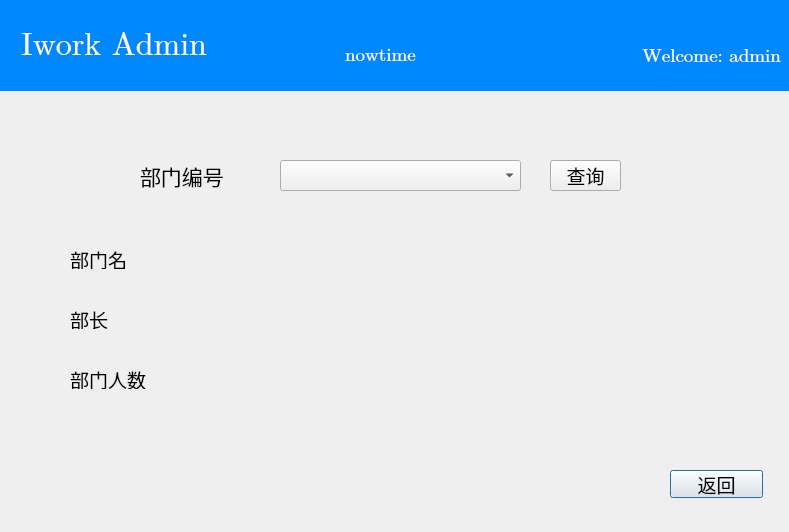
<?xml version="1.0" encoding="UTF-8"?>
<ui version="4.0">
 <class>depfind</class>
 <widget class="QDialog" name="depfind">
  <property name="geometry">
   <rect>
    <x>0</x>
    <y>0</y>
    <width>789</width>
    <height>532</height>
   </rect>
  </property>
  <property name="minimumSize">
   <size>
    <width>0</width>
    <height>16</height>
   </size>
  </property>
  <property name="windowTitle">
   <string>Dialog</string>
  </property>
  <widget class="QPushButton" name="pushButton">
   <property name="geometry">
    <rect>
     <x>670</x>
     <y>470</y>
     <width>93</width>
     <height>28</height>
    </rect>
   </property>
   <property name="font">
    <font>
     <family>楷体</family>
     <pointsize>14</pointsize>
    </font>
   </property>
   <property name="text">
    <string>返回</string>
   </property>
  </widget>
  <widget class="QLabel" name="inf">
   <property name="geometry">
    <rect>
     <x>480</x>
     <y>20</y>
     <width>301</width>
     <height>71</height>
    </rect>
   </property>
   <property name="font">
    <font>
     <family>Cambria Math</family>
     <pointsize>14</pointsize>
    </font>
   </property>
   <property name="layoutDirection">
    <enum>Qt::RightToLeft</enum>
   </property>
   <property name="styleSheet">
    <string notr="true">QLabel#inf{
	background-color: #0088ff; 
	color: #ffffff;
	min-width:30px;
	min-height:30px;
}</string>
   </property>
   <property name="text">
    <string>Welcome: admin</string>
   </property>
   <property name="alignment">
    <set>Qt::AlignRight|Qt::AlignTrailing|Qt::AlignVCenter</set>
   </property>
  </widget>
  <widget class="QLabel" name="title">
   <property name="geometry">
    <rect>
     <x>0</x>
     <y>0</y>
     <width>801</width>
     <height>91</height>
    </rect>
   </property>
   <property name="font">
    <font>
     <family>Cambria Math</family>
     <pointsize>24</pointsize>
    </font>
   </property>
   <property name="contextMenuPolicy">
    <enum>Qt::CustomContextMenu</enum>
   </property>
   <property name="styleSheet">
    <string notr="true">QLabel#title{
	background-color: #0088ff; 
	color: #ffffff;
	min-width:30px;
	min-height:30px;
}</string>
   </property>
   <property name="text">
    <string>  Iwork Admin</string>
   </property>
  </widget>
  <widget class="QLabel" name="tstr">
   <property name="geometry">
    <rect>
     <x>260</x>
     <y>40</y>
     <width>241</width>
     <height>30</height>
    </rect>
   </property>
   <property name="font">
    <font>
     <family>Cambria Math</family>
     <pointsize>14</pointsize>
    </font>
   </property>
   <property name="styleSheet">
    <string notr="true">QLabel#tstr{
	background-color: #0088ff; 
	color: #ffffff;
	min-width:30px;
	min-height:30px;
}</string>
   </property>
   <property name="text">
    <string>nowtime</string>
   </property>
   <property name="alignment">
    <set>Qt::AlignCenter</set>
   </property>
  </widget>
  <widget class="QLabel" name="ed">
   <property name="geometry">
    <rect>
     <x>70</x>
     <y>370</y>
     <width>101</width>
     <height>19</height>
    </rect>
   </property>
   <property name="font">
    <font>
     <family>楷体</family>
     <pointsize>14</pointsize>
    </font>
   </property>
   <property name="text">
    <string>部门人数</string>
   </property>
  </widget>
  <widget class="QLabel" name="nd">
   <property name="geometry">
    <rect>
     <x>70</x>
     <y>250</y>
     <width>69</width>
     <height>19</height>
    </rect>
   </property>
   <property name="font">
    <font>
     <family>楷体</family>
     <pointsize>14</pointsize>
    </font>
   </property>
   <property name="text">
    <string>部门名</string>
   </property>
  </widget>
  <widget class="QLabel" name="nd_2">
   <property name="geometry">
    <rect>
     <x>140</x>
     <y>160</y>
     <width>111</width>
     <height>31</height>
    </rect>
   </property>
   <property name="font">
    <font>
     <family>楷体</family>
     <pointsize>16</pointsize>
    </font>
   </property>
   <property name="text">
    <string>部门编号</string>
   </property>
  </widget>
  <widget class="QLabel" name="es">
   <property name="geometry">
    <rect>
     <x>220</x>
     <y>370</y>
     <width>211</width>
     <height>19</height>
    </rect>
   </property>
   <property name="font">
    <font>
     <family>楷体</family>
     <pointsize>14</pointsize>
    </font>
   </property>
   <property name="text">
    <string/>
   </property>
  </widget>
  <widget class="QLabel" name="ss">
   <property name="geometry">
    <rect>
     <x>220</x>
     <y>310</y>
     <width>211</width>
     <height>19</height>
    </rect>
   </property>
   <property name="font">
    <font>
     <family>楷体</family>
     <pointsize>14</pointsize>
    </font>
   </property>
   <property name="text">
    <string/>
   </property>
  </widget>
  <widget class="QLabel" name="ns">
   <property name="geometry">
    <rect>
     <x>220</x>
     <y>250</y>
     <width>211</width>
     <height>19</height>
    </rect>
   </property>
   <property name="font">
    <font>
     <family>楷体</family>
     <pointsize>14</pointsize>
    </font>
   </property>
   <property name="text">
    <string/>
   </property>
  </widget>
  <widget class="QPushButton" name="check">
   <property name="geometry">
    <rect>
     <x>550</x>
     <y>160</y>
     <width>71</width>
     <height>31</height>
    </rect>
   </property>
   <property name="font">
    <font>
     <family>楷体</family>
     <pointsize>14</pointsize>
    </font>
   </property>
   <property name="contextMenuPolicy">
    <enum>Qt::DefaultContextMenu</enum>
   </property>
   <property name="layoutDirection">
    <enum>Qt::LeftToRight</enum>
   </property>
   <property name="text">
    <string>查询</string>
   </property>
  </widget>
  <widget class="QLabel" name="sd">
   <property name="geometry">
    <rect>
     <x>70</x>
     <y>310</y>
     <width>69</width>
     <height>19</height>
    </rect>
   </property>
   <property name="font">
    <font>
     <family>楷体</family>
     <pointsize>14</pointsize>
    </font>
   </property>
   <property name="text">
    <string>部长</string>
   </property>
  </widget>
  <widget class="QComboBox" name="Box">
   <property name="geometry">
    <rect>
     <x>280</x>
     <y>160</y>
     <width>241</width>
     <height>31</height>
    </rect>
   </property>
   <property name="font">
    <font>
     <family>Cambria Math</family>
     <pointsize>14</pointsize>
    </font>
   </property>
  </widget>
  <zorder>title</zorder>
  <zorder>pushButton</zorder>
  <zorder>inf</zorder>
  <zorder>tstr</zorder>
  <zorder>ed</zorder>
  <zorder>nd</zorder>
  <zorder>nd_2</zorder>
  <zorder>es</zorder>
  <zorder>ss</zorder>
  <zorder>ns</zorder>
  <zorder>check</zorder>
  <zorder>sd</zorder>
  <zorder>Box</zorder>
 </widget>
 <resources/>
 <connections/>
</ui>
